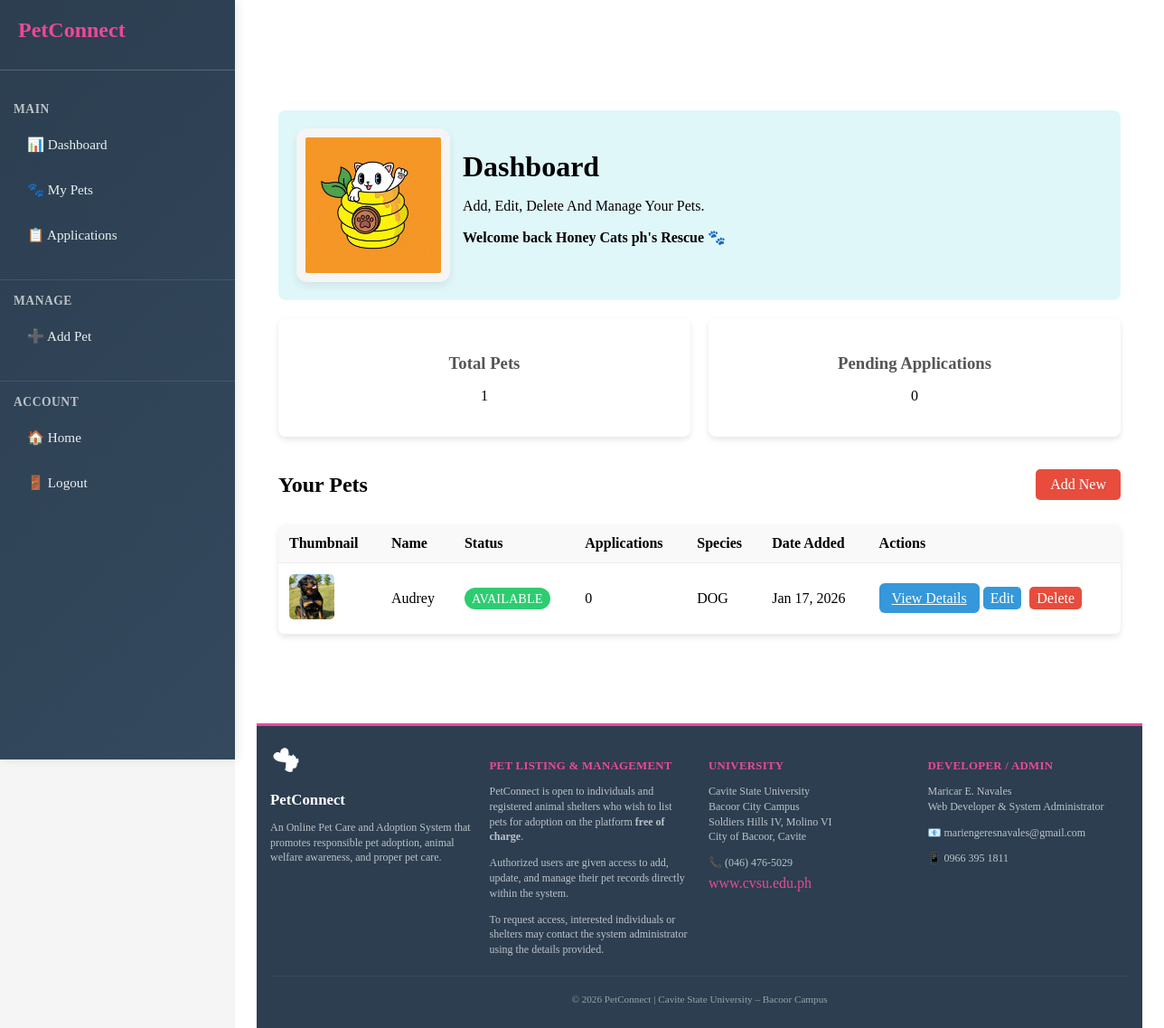
The page /dashboard/ (signed in) on the database its author committed.
### pets/models.py (models this page shows, shortened)
class UserProfile(models.Model):
    ROLE_CHOICES = [
        ('SHELTER', 'Shelter Staff'),
        ('ADOPTER', 'Adopter'),
    ]
    user = models.OneToOneField(User, on_delete=models.CASCADE, related_name='profile')
    name = models.CharField(max_length=200)
    role = models.CharField(max_length=20, choices=ROLE_CHOICES, default='ADOPTER')
    created_at = models.DateTimeField(auto_now_add=True)

class Shelter(models.Model):
    shelter_name = models.CharField(max_length=200)
    logo = models.ImageField(upload_to='shelter_logos/', blank=True, null=True)
    logo_thumb = models.ImageField(upload_to='shelter_logos/thumbs/', blank=True, null=True)
    address = models.TextField()
    city = models.CharField(max_length=100)
    province = models.CharField(max_length=100)
    postal_code = models.CharField(max_length=20)
    phone_number = models.CharField(max_length=20)
    email = models.EmailField()
    social_media_page = models.URLField(blank=True)
    description = models.TextField()
    date_registered = models.DateTimeField(auto_now_add=True)

class Pet(models.Model):
    SPECIES_CHOICES = [
        ('DOG', 'Dog'),
        ('CAT', 'Cat'),
        ('BIRD', 'Bird'),
        ('OTHER', 'Other'),
    ]
    GENDER_CHOICES = [
        ('MALE', 'Male'),
        ('FEMALE', 'Female'),
        ('UNKNOWN', 'Unknown'),
    ]
    STATUS_CHOICES = [
        ('AVAILABLE', 'Available'),
        ('ADOPTED', 'Adopted'),
        ('PENDING', 'Pending'),
    ]
    pet_name = models.CharField(max_length=100)
    species = models.CharField(max_length=20, choices=SPECIES_CHOICES)
    breed = models.CharField(max_length=100)
    gender = models.CharField(max_length=20, choices=GENDER_CHOICES, default='UNKNOWN')
    age_years = models.IntegerField(validators=[MinValueValidator(0)])
    age_months = models.IntegerField(validators=[MinValueValidator(0)], default=0)
    health_status = models.TextField()
    description = models.TextField(blank=True, null=True)
    status = models.CharField(max_length=20, choices=STATUS_CHOICES, default='AVAILABLE')
    adoption_fee = models.DecimalField(max_digits=10, decimal_places=2)
    pet_image = models.FileField(upload_to='pet_images/', blank=True, null=True)
    date_added = models.DateTimeField(auto_now_add=True)
    shelter = models.ForeignKey(Shelter, on_delete=models.CASCADE, related_name='pets')

### dashboard/views.py (the view)
# urls.py: path('', DashboardHomeView.as_view(), name='dashboard'),
@method_decorator([login_required, user_passes_test(shelter_check)], name='dispatch')
class DashboardHomeView(TemplateView):
    template_name = 'dashboard/home.html'
    def get_context_data(self, **kwargs):
        context = super().get_context_data(**kwargs)
        shelter = self.request.user.profile.shelter
        pets = Pet.objects.filter(shelter=shelter)
        context['pets'] = pets
        context['pets_count'] = pets.count()
        context['pending_apps_count'] = AdoptionApplication.objects.filter(
            pet__shelter=shelter,
            status=AdoptionApplication.PENDING
        ).count()
        context['pending_applications'] = AdoptionApplication.objects.filter(
            pet__shelter=shelter,
            status=AdoptionApplication.PENDING
        ).select_related('pet')[:10]
        return context

### dashboard/views.py (called while the page is built)
def shelter_check(user):
    return user.is_authenticated and hasattr(user, 'profile') and user.profile.role == 'SHELTER'

### dashboard/templates/dashboard/home.html (shortened to what this page needs)
{% extends 'dashboard/base.html' %}
{% load static %}
{% block content %}
<div class="center-page">
    <div class="center-inner">
        <div class="dashboard-header">
    <div class="header-left">
        {% if user.is_authenticated and user.profile.shelter and user.profile.shelter.logo %}
            <img src="{{ user.profile.shelter.logo.url }}" alt="{{ user.profile.shelter.shelter_name }} logo" class="shelter-logo">
        {% endif %}
        <div>
            <h1>Dashboard</h1>
            <p>Add, Edit, Delete And Manage Your Pets.</p>
            {% if user.is_authenticated and user.profile.shelter %}
            <p class="welcome">Welcome back {{ user.profile.shelter.shelter_name }}'s Rescue 🐾</p>
            {% else %}
            <p class="welcome">Welcome back {{ user.username }}'s Rescue 🐾</p>
            {% endif %}
        </div>
    </div>
</div>
<div class="cards-container">
    <div class="card">
        <h3>Total Pets</h3>
        <p>{{ pets_count }}</p>
    </div>
    <div class="card">
        <h3>Pending Applications</h3>
        <p>{{ pending_apps_count }}</p>
    </div>
</div>
<div class="pets-table-header">
    <h2>Your Pets</h2>
    <a href="{% url 'pet-add' %}" class="btn-add">Add New</a>
</div>
<table class="pets-table">
    <thead>
        <tr>
            <th>Thumbnail</th>
            <th>Name</th>
            <th>Status</th>
            <th>Applications</th>
            <th>Species</th>
            <th>Date Added</th>
            <th>Actions</th>
        </tr>
    </thead>
    <tbody>
        {% for pet in pets %}
        <tr>
            <td>{% if pet.pet_image %}<img src="{{ pet.pet_image.url }}" alt="{{ pet.pet_name }}" class="thumb">{% endif %}</td>
            <td>{{ pet.pet_name }}</td>
            <td>
                <span class="status {{ pet.status|lower }}">
                    {{ pet.status }}
                </span>
            </td>
            <td>{{ pet.applications.count }}</td>
            <td>{{ pet.species }}</td>
            <td>{{ pet.date_added|date:"M d, Y" }}</td>
            <td>
                <a href="{% url 'dashboard-pet-detail' pet.id %}" class="btn">View Details</a>
                <a href="{% url 'pet-edit' pet.id %}" class="btn-edit">Edit</a>
                <a href="{% url 'pet-delete' pet.id %}" class="btn-delete">Delete</a>
            </td>
        </tr>
        {% endfor %}
    </tbody>
</table>
    </div>
</div>
{% endblock %}

### static/css/pet.css (style rules this page uses)
html, body { height: 100%; margin: 0; padding: 0; }
body { display: flex; flex-direction: column; }
.dashboard-content .page-container > *:not(.footer) { flex: 0 0 auto; }
.dashboard-header { background-color: #e0f7fa; padding: 20px; border-radius: 8px; margin-bottom: 20px; }
.dashboard-header h1 { margin: 0; font-size: 2rem; }
.dashboard-header .welcome { font-weight: bold; }
.cards-container { display: flex; gap: 20px; margin-bottom: 20px; }
.card { flex: 1; padding: 20px; background-color: #fff; border-radius: 8px; box-shadow: 0 3px 6px rgba(0,0,0,0.1); text-align: center; }
.card h3 { margin-bottom: 10px; color: #555; }
.dashboard-header { display:flex; align-items:center; }
.dashboard-header .header-left { display:flex; gap:14px; align-items:center }
.shelter-logo { width:72px; height:72px; object-fit:cover; border-radius:8px; box-shadow:0 4px 10px rgba(0,0,0,0.08) }
.pets-table-header { display: flex; justify-content: space-between; align-items: center; margin-bottom: 10px; }
.btn-add { background-color: #e74c3c; color: white; padding: 8px 16px; border-radius: 5px; text-decoration: none; }
.pets-table { width: 100%; border-collapse: collapse; background-color: #fff; border-radius: 8px; overflow: hidden; box-shadow: 0 3px 6px rgba(0,0,0,0.1); }
.pets-table th, .pets-table td { padding: 12px; text-align: left; border-bottom: 1px solid #eee; }
.pets-table th { background-color: #f9f9f9; }
.pets-table img.thumb { width: 50px; height: 50px; border-radius: 5px; }
.status.available { background-color: #2ecc71; color: white; padding: 4px 8px; border-radius: 12px; font-size: 0.9rem; }
.btn-edit { background-color: #3498db; color: white; padding: 4px 8px; border-radius: 5px; text-decoration: none; margin-right: 5px; }
.btn-delete { background-color: #e74c3c; color: white; padding: 4px 8px; border-radius: 5px; text-decoration: none; }
form button, .btn { background:#3498db; color:#fff; padding:8px 14px; border-radius:6px; border:none; cursor:pointer }
.center-page { min-height: calc(100vh - 24px); display: flex; align-items: center; justify-content: center; padding: 24px; box-sizing: border-box; flex: 1; }
.center-inner { width: 100%; max-width: 980px; }
.page-container > :not(.footer) { flex: 0 0 auto; }
.shelter-logo { width: 150px; height: 150px; border-radius: 12px; object-fit: contain; background: #f5f5f5; padding: 10px; }

### rows shown on the page
Pet: pet_image (picture), pet_name "Audrey", status "AVAILABLE", applications.count "0", species "DOG", date_added "Jan 17, 2026"

### other values the page prints
{{ user.profile.shelter.shelter_name }} "Honey Cats ph"
{{ pets_count }} "1"
{{ pending_apps_count }} "0"
